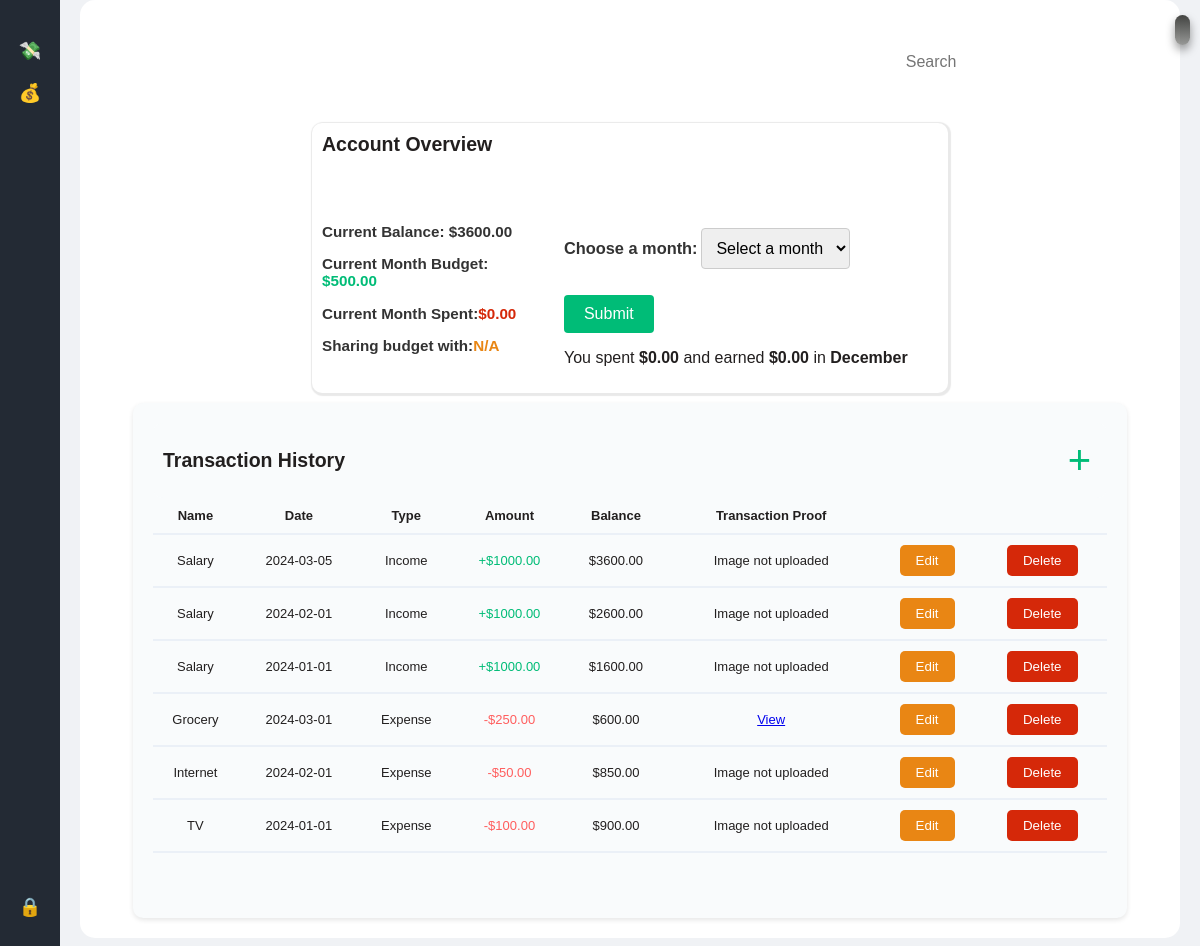
Screenshot of /expenses (signed in) with the database file from the repository.
### models.py (models this page shows, shortened)
class Customers(db.Model):
    cid = Column(Integer, primary_key=True)
    email = Column(String(255), nullable=False)
    first_name = Column(String(255), nullable=False)
    last_name = Column(String(255), nullable=False)
    password = Column(String(256), nullable=False)
    expenses = relationship("Expenses", back_populates="customer")
    shares_1 = relationship("Shares", foreign_keys="Shares.joint_id_1")
    shares_2 = relationship("Shares", foreign_keys="Shares.joint_id_2")
    balance = Column(Float, default=0)
    budget = Column(Float, default=0)
    joint = Column(String(255), default=None)
    spent = Column(Float, default=0)

class Expenses(db.Model):
    eid = Column(Integer, primary_key=True)
    name = Column(String(255), nullable=False)
    amount = Column(Integer, nullable=False)
    date = Column(String(255), nullable=False)
    transaction_category = Column(String(255), nullable=False, default='N/A')
    customer_id = Column(Integer, ForeignKey("customers.cid", ondelete="CASCADE"), nullable=False)
    receipt_image_path = Column(String(255), nullable=True)
    customer = relationship("Customers", back_populates="expenses")

### main.py (the view)
@app.route("/expenses", methods=['GET'])
def expense_homepage():
    if 'cid' not in session:
        return redirect(url_for('login'))
    cid = session['cid']
    customer = get_customer_by_cid(cid)
    balance = customer.balance
    budget = customer.budget
    search = request.args.get("search", None)
    month_str=request.args.get("month", None)
    print(month_str)
    if search:
        data = get_expense_data(cid, search)
    elif month_str:
        data = get_expenses_by_cid_and_month(cid, month_str)
    else:
        data = get_expense_data(cid,None)
    processed_data = process_expense_data(data, balance)
    bal_data = get_expenses_by_cid(cid)
    current_month = datetime.today().month
    current_month_str = convert_month(current_month)
    expenses_current_month = get_expenses_by_cid_and_month(cid, current_month_str)
    current_month_spent = update_current_month_spent_expense(cid, current_month_str)
    balance = balance_update(balance, bal_data)[0]
    update_spent(customer, current_month_spent)
    budget = customer.budget
    current_month_spent=get_current_month_spent(cid)
    update_spent(customer, current_month_spent)
    update_balance(cid,balance)
    month_spent = session.get('month_spent', 0)
    month_earned = session.get('month_earned', 0)
    month = session.get('month_int', 0)
    value = budget-current_month_spent
    return render_template("expense.html", value=value, transactions=processed_data, month_spent=month_spent, spent=current_month_spent, balance=balance, joint=customer.joint, budget=budget, search=search, month=month, month_earned=month_earned)

### main.py (called while the page is built)
def get_customer_by_cid(cid):
    return db.session.execute(db.select(Customers).where(Customers.cid == cid)).scalar() or None

def get_expenses_by_cid(cid):
    return db.session.execute(db.select(Expenses).filter(Expenses.customer_id == cid)) or None

def get_expenses_by_cid_and_month(cid, month_str):
    return db.session.execute(db.select(Expenses).filter(Expenses.customer_id == cid).filter(Expenses.date.like('%'+'-'+month_str+'-'+'%'))) or None

def get_expense_data(cid, search):
    if search is not None:
        return get_expenses_by_cid_and_search(cid, search)
    else:
        return get_expenses_by_cid(cid)

def balance_update(balance, bal_data):
    total_spent = 0
    for i in bal_data.scalars():
        if i.transaction_category == "expense":
            balance -= i.amount
            total_spent += i.amount
        elif i.transaction_category == "income":
            balance += i.amount
    return [balance, total_spent]

def update_spent(customer, spent):
    customer.spent = spent
    db.session.add(customer)
    db.session.commit()

def convert_month(month):
    if month % 10 == month:
        month_str = '0'+str(month)
    else:
        month_str = str(month)
    return month_str

def update_current_month_spent(cid, current_month_str):
    print(cid, current_month_str)
    x = get_expenses_by_cid_and_month(cid, current_month_str)
    current_month_spent = 0
    for i in x.scalars():
        if i.transaction_category == "expense":
            current_month_spent += i.amount
        else:
            current_month_spent -= i.amount
    return current_month_spent

def get_current_month_spent(cid):
    current_month = datetime.today().month
    current_month_str = convert_month(current_month)
    expenses_current_month = get_expenses_by_cid_and_month(
        cid, current_month_str)
    current_month_spent = update_current_month_spent(cid, current_month_str)
    return current_month_spent

def update_balance(cid,balance):
    bal_data = get_expenses_by_cid(cid)
    for i in bal_data.scalars():
        balance -= i.amount

def update_current_month_spent_expense(cid, current_month_str):
    x = get_expenses_by_cid_and_month(cid, current_month_str)
    current_month_spent = 0
    for i in x.scalars():
        if i.transaction_category == "expense":
            current_month_spent += i.amount
    return current_month_spent

### templates/expense.html (shortened to what this page needs)
{% extends "base.html" %}
{% block content %}
<link rel="stylesheet" href="../static/expense.css" />
<div class="main-content">
  <header>
    <form action="{{ url_for('submit_form') }}" method="post">
      <input class="search-bar" type="search" placeholder="Search" name="search" />
    </form>
    <div>
    </div>
  </header>
  <div class="content">
    <section class="overview-section">
      <h2>Account Overview</h2>
      <div class="container">
        <div class="basic_info">
          <h3>Current Balance: ${{ '%.2f' % balance }}</h3>
          <h3>
            Current Month Budget: <span style="color: #00bc77">${{'%.2f' % budget }}</span>
          </h3>
          <h3>
            Current Month Spent:<span style="color: rgb(213, 40, 9)"
              >${{ '%.2f' % spent }}</span
            >
          </h3>
          <h3>
            Sharing budget with:<span style="color: rgb(233, 134, 20)"
              >{{ joint }}</span
            >
          </h3>
        </div>
        <div class="specific_info">
          {% set
          months=['January','Feburary','March','April','May','June','July','August','September','October','November','December']
          %}
          <form method="POST" action="{{ url_for('accept_month') }}">
            <h3 style="display: inline-block;"><label for="months">Choose a month:</h3>
            <select name="months" id="months">
              <option value="" disabled selected hidden >Select a month</option>
            </select>
            <input type="submit" value="Submit" />
          </form>
          <p>
            You spent <strong>${{ '%.2f' % month_spent }}</strong> and earned <strong> ${{ '%.2f' % month_earned }} </strong>in<strong>
              {{months[month-1]}}</strong
            >
          </p>
        </div>
      </div>
    </section>
    <section class="history-section">
      <div class="top">
        <h2>Transaction History</h2>
        <button class="add_button" title="Add Transaction" onclick="openModal()">+</button>
      </div>
      <div class="scrollable-history">
        <table class="table">
          <tr class="expense_items">
            <th>Name</th>
            <th>Date</th>
            <th>Type</th>
            <th>Amount</th>
            <th>Balance</th>
            <th>Transaction Proof</th>
            <th></th>
            <th></th>
          </tr>
        <tbody>
          {% for transaction in transactions %}
          <tr class="expense_items">
            <td>{{ transaction['name'] }}</td>
            <td>{{ transaction['date'] }}</td>
            <td>
              {% if transaction['transaction_category'] == 'income' %} Income
              {% else %} Expense {% endif %}
            </td>
            <td>
              {% if transaction['transaction_category'] == 'income' %}
                <span class="plus">+${{ '%.2f' % transaction['amount'] }}</span>
              {% else %}
                <span class="minus">-${{ '%.2f' % transaction['amount'] }}</span>
              {% endif %}
            </td>
            <td class="balanceremaining">
              {% if transaction['balance'] > 0 %} ${{ '%.2f' % transaction['balance'] }}
              {% else %} -${{ '%.2f' % transaction['balance'] }} {% endif %}
            </td>
            <td>
              {% if transaction['receipt_image_path'] %}
                  {% set receipt_image_filename = transaction['receipt_image_path'].replace('\\', '/').split('/')[-1] %}
                  <a href="{{ url_for('static', filename='receipt_images/' + receipt_image_filename) }}" target="_blank" class="btn btn-primary">View</a>
              {% else %}
                  Image not uploaded
              {% endif %}
            </td>
            <td>
              <form>
                <button type="button" class="edit_button" onclick="openEditModal('{{ transaction['id'] }}')">Edit</button>
              </form>
            </td>
            <td>
              <form method="POST" action="{{ url_for('expense_delete', id=transaction['id']) }}">
                <button type="submit" class="delete_button">Delete</button>
              </form>
            </td>
          </tr>
          {% endfor %}
        </table>
      </div>
    </section>
  </div>
</div>
{% endblock %}

### templates/base.html (shortened to what this page needs)
<!DOCTYPE html>
<html lang="en">
  <head>
    <link rel="stylesheet" href="../static/base.css" />
  </head>
  <body class="">
    <div class="dashboard">
      <aside class="sidebar">
        <nav>
          <ul>
            <li><a href="{{ url_for('expense_homepage') }}" title="Expense">💸</a></li>
            <li><a href="{{ url_for('set') }}" title="Update Finances">💰</a></li>
          </ul>
          <ul class="bottom-icons">
            <li><a href="{{ url_for('logout') }}" title="Logout">🔒</a></li>
          </ul>
        </nav>
      </aside>
  {% block content %}{% endblock %}
  </body>
</html>

### static/base.css (style rules this page uses)
body { font-family: 'Arial', sans-serif; margin: 0; padding: 0; background-color: #f0f2f5; }
.dashboard { display: flex; height: 100vh; overflow: hidden; }
.sidebar { width: 60px; background-color: #232a34; display: flex; flex-direction: column; align-items: center; padding: 20px 0; position: relative; }
.sidebar nav ul { list-style-type: none; padding: 0; margin: 0; }
.sidebar nav ul li { margin: 20px 0; }
.sidebar nav ul li a { text-decoration: none; color: #fff; font-size: 18px; display: flex; justify-content: center; }
.main-content { flex: 1; padding: 20px; background-color: #fff; border-radius: 15px; margin: 20px; }
header { display: flex; justify-content: space-between; align-items: center; margin-bottom: 20px; }
header input[type="search"] { border: none; padding: 10px; border-radius: 5px; }
.bottom-icons { position: absolute; bottom: 20px; left: 0; width: 100%; text-align: center; }

### static/expense.css (style rules this page uses)
:root { --light-bg-color: rgb(216, 197, 197); --dark-bg-color: rgb(37, 33, 33); --light-text-color: rgb(34, 31, 31); --dark-text-color: rgb(230, 217, 217); }
body { color: var(--light-text-color); font-family: 'Arial', sans-serif; margin: 0; padding: 0; }
header { color: white; padding: 5px; text-align: center; }
.main-content { align-items: center; justify-content: center; font-size: small; margin-top: 0%; font-size: small; overflow-y: scroll; }
.top { display: flex; justify-content: space-between; align-items: center; padding: 10px; background-color: #f9fbfc; border-radius: 10px; }
.container { width: 100%; display: flex; align-items: flex-start; justify-content: space-evenly; }
.content { display: flex; flex-direction: column; align-items: center; justify-content: center; font-size: small; width: 100%; }
.overview-section { font-size: small; height: 30%; width: 60%; background-color: white; border-radius: 10px; box-shadow: 1px 1px 1px 2px rgba(36, 35, 35, 0.1); margin-top: 0px; }
.overview-section h2 { margin: 10px; }
.history-section { margin-top: 10px; width: 90%; border-radius: 10px; box-shadow: 0 2px 5px rgba(0, 0, 0, 0.1); }
label, label:after { transition: 0s }
header { display: flex; justify-content: flex-end; }
p { font-size:medium; }
.search-bar { width: 80%; padding: 10px; margin: 10px 10px 10px 10px; border-radius: 10px; border: 1px solid black; font-size: 16px; }
.scrollable-history { overflow-y: scroll; height: 400px; width: 100%; }
.delete_button, .edit_button { color: white; border: none; padding: 8px 16px; border-radius: 5px; cursor: pointer; background-color:rgb(213, 40, 9); }
.edit_button { background-color:rgb(233, 134, 20); }
.basic_info, .specific_info { padding: 10px; box-sizing: border-box; }
.basic_info { margin-top: 0%; }
.specific_info { margin-top: 15px; font-size: 14px; }
body { font-family: Arial, sans-serif; }
h3 { color: #333; }
label { display: block; margin-bottom: 10px; }
select { padding: 10px; font-size: 16px; border: 1px solid #ccc; border-radius: 4px; }
input[type="submit"] { margin-top: 10px; padding: 10px 20px; font-size: 16px; background-color: #00bc77; color: white; border: none; border-radius: 4px; cursor: pointer; }
.chart-section, .history-section { grid-column: span 2; background-color: #f9fbfc; padding: 20px; border-radius: 10px; }
.minus { color: #ff5e5e; }
.plus { color: #00bc77; }
.table { width: 100%; border-collapse: collapse; text-align: center; padding: 10px 0; }
.table th { padding: 10px 0; border-bottom: 2px solid #ebf0f7; }
.table td { padding: 10px 0; border-bottom: 2px solid #ebf0f7; }
.add_button { font-size: 40px; color: #00bc77; border: none; cursor: pointer; background-color: #f9fbfc; }

### rows the page displays
Customers: budget "500.00", joint "N/A"
Expenses: transaction_category "Income", amount "1000.00", balance "3600.00", shows "Image not uploaded"
Expenses: transaction_category "Income", amount "1000.00", balance "2600.00", shows "Image not uploaded"
Expenses: transaction_category "Income", amount "1000.00", balance "1600.00", shows "Image not uploaded"
Expenses: transaction_category "Expense", amount "250.00", balance "600.00"
Expenses: transaction_category "Expense", amount "50.00", balance "850.00", shows "Image not uploaded"

### other values shown
{{ '%.2f' % balance }} "3600.00"
{{ '%.2f' % spent }} "0.00"
{{ '%.2f' % month_spent }} "0.00"
{{ '%.2f' % month_earned }} "0.00"
{{ months[month-1] }} "December"
{{ '%.2f' % transaction['amount'] }} "100.00"
{{ '%.2f' % transaction['balance'] }} "900.00"
